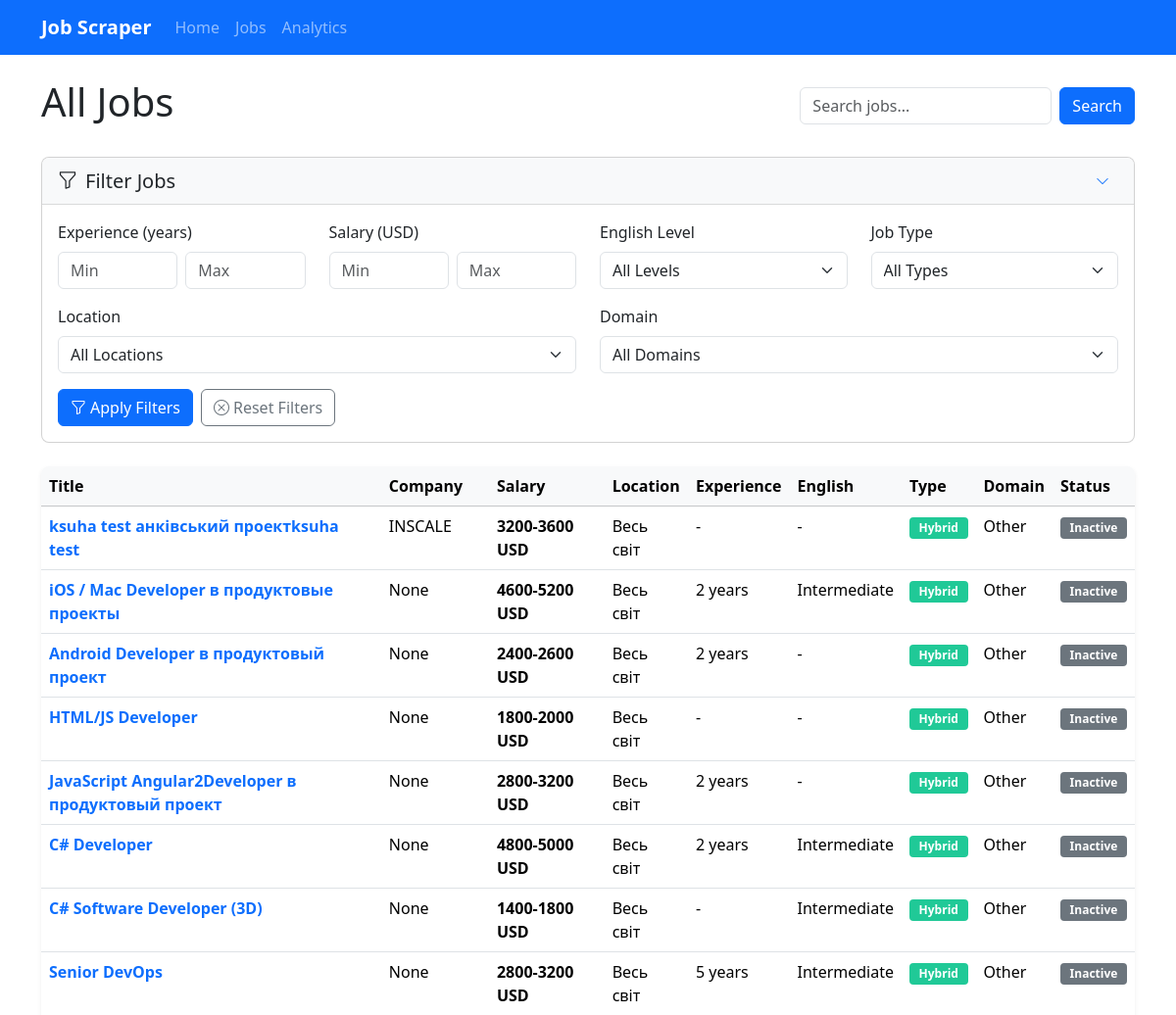
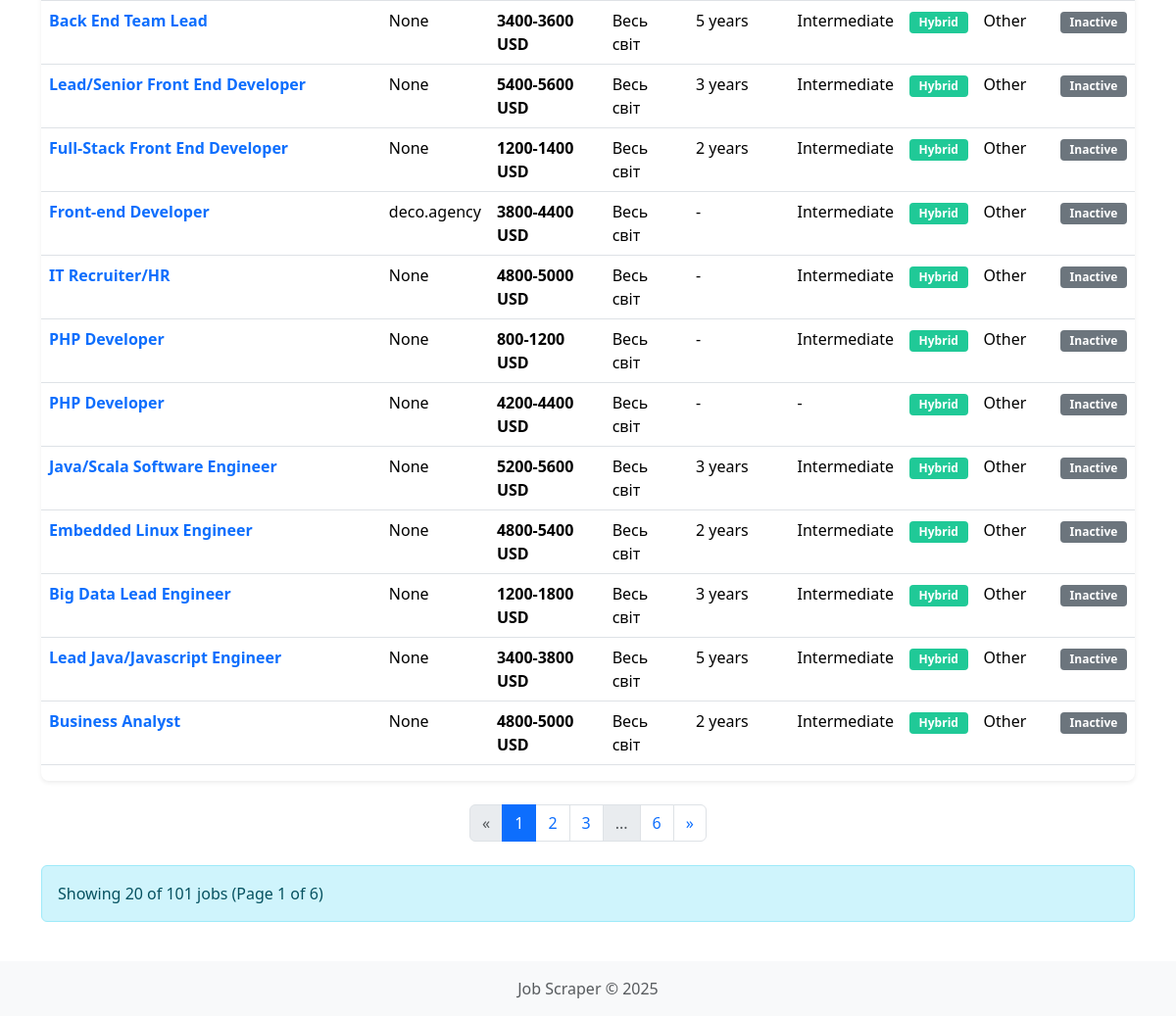
Page /jobs on the committed database (2 pictures, top to bottom).
### database/models.py (models this page shows)
class Job(Base):
    __tablename__ = 'jobs'
    id = Column(Integer, primary_key=True)
    job_id = Column(String(50), unique=True)
    title = Column(String(255))
    title_en = Column(String(255))
    company_name = Column(String(255))
    company_name_en = Column(String(255))
    salary_min = Column(Float, nullable=True)
    salary_max = Column(Float, nullable=True)
    currency = Column(String(3), default='USD')
    description = Column(Text)
    description_en = Column(Text)
    location = Column(String(255))
    location_en = Column(String(255))
    experience_years = Column(Integer, nullable=True)
    english_level = Column(String(50), nullable=True)
    job_type = Column(String(50))  # Remote, Office, Hybrid
    employment_type = Column(String(50))  # Full-time, Part-time, Contract
    category = Column(String(100))
    category_en = Column(String(100))
    domain = Column(String(100), nullable=True)
    domain_en = Column(String(100), nullable=True)
    url = Column(String(255))
    posted_date = Column(DateTime, nullable=True)
    created_at = Column(DateTime, server_default=func.now())
    updated_at = Column(DateTime, server_default=func.now(), onupdate=func.now())
    is_active = Column(Boolean, default=True)
    def to_dict(self):
        return {
            'id': self.id,
            'job_id': self.job_id,
            'title': self.title_en or self.title,
            'company_name': self.company_name_en or self.company_name,
            'salary_min': self.salary_min,
            'salary_max': self.salary_max,
            'currency': self.currency,
            'description': self.description_en or self.description,
            'location': self.location_en or self.location,
            'experience_years': self.experience_years,
            'english_level': self.english_level,
            'job_type': self.job_type,
            'employment_type': self.employment_type,
            'category': self.category_en or self.category,
            'domain': self.domain_en or self.domain,
            'url': self.url,
            'posted_date': self.posted_date.isoformat() if self.posted_date else None,
            'created_at': self.created_at.isoformat() if self.created_at else None,
            'updated_at': self.updated_at.isoformat() if self.updated_at else None,
            'is_active': self.is_active
        }

### web/routes.py (the view)
    @web_bp.route('/jobs', methods=['GET'])
    def jobs():
        page = request.args.get('page', 1, type=int)
        per_page = request.args.get('per_page', 20, type=int)
        query = request.args.get('query', '')
        experience_min = request.args.get('experience_min', '', type=str)
        experience_max = request.args.get('experience_max', '', type=str)
        salary_min = request.args.get('salary_min', '', type=str)
        salary_max = request.args.get('salary_max', '', type=str)
        english_level = request.args.get('english_level', '')
        location = request.args.get('location', '')
        job_type = request.args.get('job_type', '')
        domain = request.args.get('domain', '')
        if query:
            all_jobs = db.search_jobs(query)
        else:
            all_jobs = db.get_all_jobs()
        filtered_jobs = []
        for job in all_jobs:
            if experience_min and (not job.get('experience_years') or job['experience_years'] < int(experience_min)):
                continue
            if experience_max and (not job.get('experience_years') or job['experience_years'] > int(experience_max)):
                continue
            if salary_min and (not job.get('salary_min') or job['salary_min'] < float(salary_min)):
                continue
            if salary_max and (not job.get('salary_max') or job['salary_max'] > float(salary_max)):
                continue
            if english_level and job.get('english_level') != english_level:
                continue
            if location and (not job.get('location') or location.lower() not in job['location'].lower()):
                continue
            if job_type and job.get('job_type') != job_type:
                continue
            if domain and job.get('domain') != domain:
                continue
            filtered_jobs.append(job)
        filter_metadata = {
            'english_levels': sorted(list(set(job.get('english_level') for job in all_jobs if job.get('english_level')))),
            'locations': sorted(list(set(job.get('location') for job in all_jobs if job.get('location')))),
            'job_types': sorted(list(set(job.get('job_type') for job in all_jobs if job.get('job_type')))),
            'domains': sorted(list(set(job.get('domain') for job in all_jobs if job.get('domain')))),
        }
        total_jobs = len(filtered_jobs)
        total_pages = (total_jobs + per_page - 1) // per_page
        start_index = (page - 1) * per_page
        end_index = min(start_index + per_page, total_jobs)
        paginated_jobs = filtered_jobs[start_index:end_index]
        return render_template(
            'jobs.html',
            jobs=paginated_jobs,
            query=query,
            page=page,
            per_page=per_page,
            total_jobs=total_jobs,
            total_pages=total_pages,
            experience_min=experience_min,
            experience_max=experience_max,
            salary_min=salary_min,
            salary_max=salary_max,
            english_level=english_level,
            location=location,
            job_type=job_type,
            domain=domain,
            filter_metadata=filter_metadata
        )

### web/templates/jobs.html (shortened to what this page needs)
{% extends 'base.html' %}
{% block content %}
<div class="d-flex justify-content-between align-items-center mb-4">
    <h1>{% if query %}Search Results for "{{ query }}"{% else %}All Jobs{% endif %}</h1>
    <form method="GET" action="{{ url_for('web.jobs') }}" class="d-flex">
        <input type="text" name="query" class="form-control me-2" placeholder="Search jobs..." value="{{ query }}">
        <button type="submit" class="btn btn-primary">Search</button>
    </form>
</div>
<div class="card filter-card mb-4">
    <div class="card-header">
        <h5 class="mb-0 d-flex justify-content-between align-items-center">
            <span>
                <i class="bi bi-funnel me-2"></i>Filter Jobs
            </span>
            <button class="btn btn-sm btn-link text-decoration-none" type="button" data-bs-toggle="collapse" data-bs-target="#filterCollapse" aria-expanded="false" aria-controls="filterCollapse">
                <i class="bi bi-chevron-down"></i>
            </button>
        </h5>
    </div>
    <div class="collapse show" id="filterCollapse">
        <div class="card-body">
            <form method="GET" action="{{ url_for('web.jobs') }}" id="filter-form">
                <div class="row">
                    <div class="col-md-6 col-lg-3 mb-3">
                        <label class="form-label">Experience (years)</label>
                        <div class="d-flex">
                            <input type="number" class="form-control me-2" name="experience_min" placeholder="Min" value="{{ experience_min }}" min="0">
                            <input type="number" class="form-control" name="experience_max" placeholder="Max" value="{{ experience_max }}" min="0">
                        </div>
                    </div>
                    <div class="col-md-6 col-lg-3 mb-3">
                        <label class="form-label">Salary (USD)</label>
                        <div class="d-flex">
                            <input type="number" class="form-control me-2" name="salary_min" placeholder="Min" value="{{ salary_min }}" min="0">
                            <input type="number" class="form-control" name="salary_max" placeholder="Max" value="{{ salary_max }}" min="0">
                        </div>
                    </div>
                    <div class="col-md-6 col-lg-3 mb-3">
                        <label class="form-label">English Level</label>
                        <select class="form-select" name="english_level">
                            <option value="" {% if not english_level %}selected{% endif %}>All Levels</option>
                        </select>
                    </div>
                    <div class="col-md-6 col-lg-3 mb-3">
                        <label class="form-label">Job Type</label>
                        <select class="form-select" name="job_type">
                            <option value="" {% if not job_type %}selected{% endif %}>All Types</option>
                        </select>
                    </div>
                    <div class="col-md-6 mb-3">
                        <label class="form-label">Location</label>
                        <select class="form-select" name="location">
                            <option value="" {% if not location %}selected{% endif %}>All Locations</option>
                        </select>
                    </div>
                    <div class="col-md-6 mb-3">
                        <label class="form-label">Domain</label>
                        <select class="form-select" name="domain">
                            <option value="" {% if not domain %}selected{% endif %}>All Domains</option>
                        </select>
                    </div>
                </div>
                <div class="d-flex gap-2">
                    <button type="submit" class="btn btn-primary">
                        <i class="bi bi-funnel me-1"></i>Apply Filters
                    </button>
                    <a href="{{ url_for('web.jobs', query=query) }}" class="btn btn-outline-secondary">
                        <i class="bi bi-x-circle me-1"></i>Reset Filters
                    </a>
                </div>
            </form>
        </div>
    </div>
</div>
{% if jobs %}
    <div class="table-responsive">
        <table class="table table-hover">
            <thead class="table-light">
                <tr>
                    <th>Title</th>
                    <th>Company</th>
                    <th>Salary</th>
                    <th>Location</th>
                    <th>Experience</th>
                    <th>English</th>
                    <th>Type</th>
                    <th>Domain</th>
                    <th>Status</th>
                </tr>
            </thead>
            <tbody>
                {% for job in jobs %}
                <tr class="job-row" data-job-id="{{ job.job_id }}">
                    <td>
                        <a href="{{ job.url }}" target="_blank" class="fw-bold text-decoration-none">
                            {{ job.title }}
                        </a>
                    </td>
                    <td>{{ job.company_name }}</td>
                    <td class="salary">
                        {% if job.salary_min or job.salary_max %}
                            {% if job.salary_min and job.salary_max %}
                                {{ job.salary_min|int }}-{{ job.salary_max|int }} {{ job.currency }}
                            {% elif job.salary_min %}
                                from {{ job.salary_min|int }} {{ job.currency }}
                            {% elif job.salary_max %}
                                up to {{ job.salary_max|int }} {{ job.currency }}
                            {% endif %}
                        {% else %}
                            -
                        {% endif %}
                    </td>
                    <td>{{ job.location }}</td>
                    <td>
                        {% if job.experience_years %}
                            {{ job.experience_years }} year{% if job.experience_years != 1 %}s{% endif %}
                        {% else %}
                            -
                        {% endif %}
                    </td>
                    <td>{{ job.english_level or '-' }}</td>
                    <td>
                        {% if job.job_type == 'Remote' %}
                            <span class="badge badge-remote">Remote</span>
                        {% elif job.job_type == 'Office' %}
                            <span class="badge badge-office">Office</span>
                        {% else %}
                            <span class="badge badge-hybrid">Hybrid</span>
                        {% endif %}
                    </td>
                    <td>{{ job.domain }}</td>
                    <td>
                        {% if job.is_active %}
                            <span class="badge bg-success">Active</span>
                        {% else %}
                            <span class="badge bg-secondary">Inactive</span>
                        {% endif %}
                    </td>
                </tr>
                {% endfor %}
            </tbody>
        </table>
    </div>
    {% if total_pages > 1 %}
    <nav aria-label="Job pagination" class="my-4">
        <ul class="pagination justify-content-center">
            <li class="page-item {% if page == 1 %}disabled{% endif %}">
                <a class="page-link" href="{{ url_for('web.jobs', query=query, page=page-1, experience_min=experience_min, experience_max=experience_max, salary_min=salary_min, salary_max=salary_max, english_level=english_level, location=location, job_type=job_type, domain=domain) }}" aria-label="Previous">
                    <span aria-hidden="true">&laquo;</span>
                </a>
            </li>
            {% set start_page = [1, page - 2]|max %}
            {% set end_page = [total_pages, page + 2]|min %}
            {% for p in range(start_page, end_page + 1) %}
                <li class="page-item {% if p == page %}active{% endif %}">
                    <a class="page-link" href="{{ url_for('web.jobs', query=query, page=p, experience_min=experience_min, experience_max=experience_max, salary_min=salary_min, salary_max=salary_max, english_level=english_level, location=location, job_type=job_type, domain=domain) }}">{{ p }}</a>
                </li>
            {% endfor %}
            {% if end_page < total_pages %}
                {% if end_page < total_pages - 1 %}
                    <li class="page-item disabled"><span class="page-link">...</span></li>
                {% endif %}
                <li class="page-item">
                    <a class="page-link" href="{{ url_for('web.jobs', query=query, page=total_pages, experience_min=experience_min, experience_max=experience_max, salary_min=salary_min, salary_max=salary_max, english_level=english_level, location=location, job_type=job_type, domain=domain) }}">{{ total_pages }}</a>
                </li>
            {% endif %}
            <li class="page-item {% if page == total_pages %}disabled{% endif %}">
                <a class="page-link" href="{{ url_for('web.jobs', query=query, page=page+1, experience_min=experience_min, experience_max=experience_max, salary_min=salary_min, salary_max=salary_max, english_level=english_level, location=location, job_type=job_type, domain=domain) }}" aria-label="Next">
                    <span aria-hidden="true">&raquo;</span>
                </a>
            </li>
        </ul>
    </nav>
    {% endif %}
    <div class="alert alert-info">
        <p class="mb-0">
            Showing {{ jobs|length }} of {{ total_jobs }} job{% if total_jobs != 1 %}s{% endif %}
            (Page {{ page }} of {{ total_pages }})
        </p>
    </div>
{% endif %}
{% endblock %}

### rows in the picture
Job: title "ksuha test анківський проектksuha test", company_name "INSCALE", salary_min "3200", salary_max "3600", currency "USD", location "Весь світ", english_level "-", job_type "Hybrid", domain "Other"
Job: title "iOS / Mac Developer в продуктовые проекты", company_name "None", salary_min "4600", salary_max "5200", currency "USD", location "Весь світ", experience_years "2", english_level "Intermediate", job_type "Hybrid", domain "Other"
Job: title "Android Developer в продуктовый проект", company_name "None", salary_min "2400", salary_max "2600", currency "USD", location "Весь світ", experience_years "2", english_level "-", job_type "Hybrid", domain "Other"
Job: title "HTML/JS Developer", company_name "None", salary_min "1800", salary_max "2000", currency "USD", location "Весь світ", english_level "-", job_type "Hybrid", domain "Other"
Job: title "JavaScript Angular2Developer в продуктовый проект", company_name "None", salary_min "2800", salary_max "3200", currency "USD", location "Весь світ", experience_years "2", english_level "-", job_type "Hybrid", domain "Other"
Job: title "C# Developer", company_name "None", salary_min "4800", salary_max "5000", currency "USD", location "Весь світ", experience_years "2", english_level "Intermediate", job_type "Hybrid", domain "Other"
Job: title "C# Software Developer (3D)", company_name "None", salary_min "1400", salary_max "1800", currency "USD", location "Весь світ", english_level "Intermediate", job_type "Hybrid", domain "Other"
Job: title "Senior DevOps", company_name "None", salary_min "2800", salary_max "3200", currency "USD", location "Весь світ", experience_years "5", english_level "Intermediate", job_type "Hybrid", domain "Other"
Job: title "Back End Team Lead", company_name "None", salary_min "3400", salary_max "3600", currency "USD", location "Весь світ", experience_years "5", english_level "Intermediate", job_type "Hybrid", domain "Other"
Job: title "Lead/Senior Front End Developer", company_name "None", salary_min "5400", salary_max "5600", currency "USD", location "Весь світ", experience_years "3", english_level "Intermediate", job_type "Hybrid", domain "Other"
Job: title "Full-Stack Front End Developer", company_name "None", salary_min "1200", salary_max "1400", currency "USD", location "Весь світ", experience_years "2", english_level "Intermediate", job_type "Hybrid", domain "Other"
Job: title "Front-end Developer", company_name "deco.agency", salary_min "3800", salary_max "4400", currency "USD", location "Весь світ", english_level "Intermediate", job_type "Hybrid", domain "Other"
Job: title "IT Recruiter/HR", company_name "None", salary_min "4800", salary_max "5000", currency "USD", location "Весь світ", english_level "Intermediate", job_type "Hybrid", domain "Other"
Job: title "PHP Developer", company_name "None", salary_min "800", salary_max "1200", currency "USD", location "Весь світ", english_level "Intermediate", job_type "Hybrid", domain "Other"
Job: title "PHP Developer", company_name "None", salary_min "4200", salary_max "4400", currency "USD", location "Весь світ", english_level "-", job_type "Hybrid", domain "Other"
Job: title "Java/Scala Software Engineer", company_name "None", salary_min "5200", salary_max "5600", currency "USD", location "Весь світ", experience_years "3", english_level "Intermediate", job_type "Hybrid", domain "Other"
Job: title "Embedded Linux Engineer", company_name "None", salary_min "4800", salary_max "5400", currency "USD", location "Весь світ", experience_years "2", english_level "Intermediate", job_type "Hybrid", domain "Other"
Job: title "Big Data Lead Engineer", company_name "None", salary_min "1200", salary_max "1800", currency "USD", location "Весь світ", experience_years "3", english_level "Intermediate", job_type "Hybrid", domain "Other"
Job: title "Lead Java/Javascript Engineer", company_name "None", salary_min "3400", salary_max "3800", currency "USD", location "Весь світ", experience_years "5", english_level "Intermediate", job_type "Hybrid", domain "Other"
Job: title "Business Analyst", company_name "None", salary_min "4800", salary_max "5000", currency "USD", location "Весь світ", experience_years "2", english_level "Intermediate", job_type "Hybrid", domain "Other"

### other values in the picture
{{ p }} "1" "2" "3"
{{ total_pages }} "6"
{{ jobs|length }} "20"
{{ total_jobs }} "101"
{{ page }} "1"
